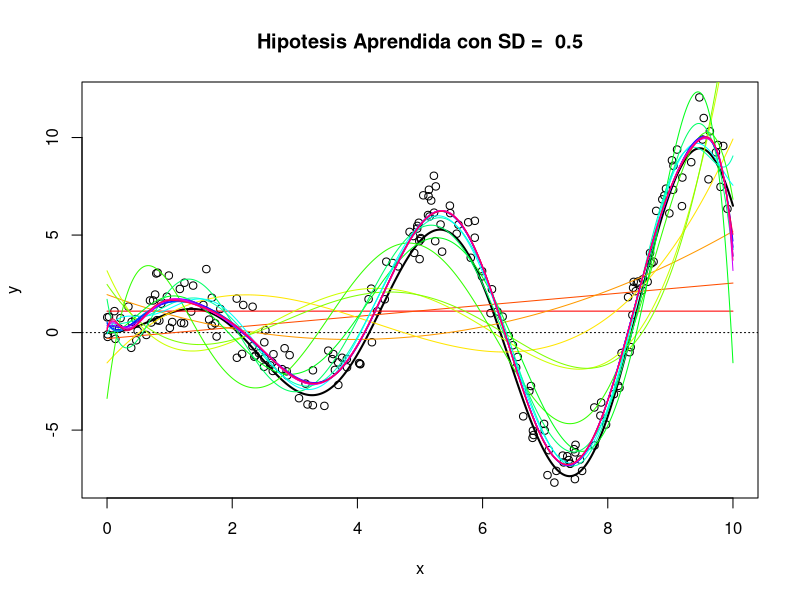
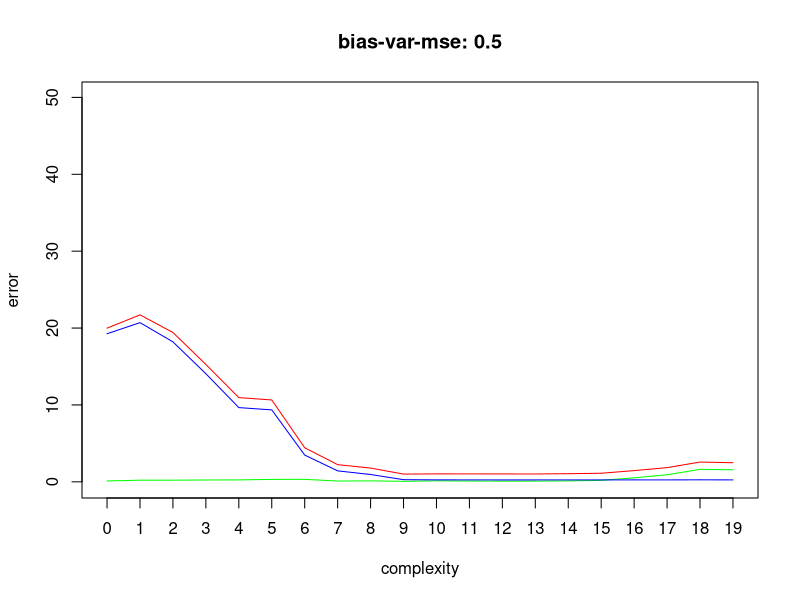

The R script that drew these images, in order:
##################################################################
# El objetivo de este script R es estudiar la descomposicion del
# error de un algoritmo de aprendizaje. Para eso vamos a plantear
# un problema de regresion, generar datasets aleatorios y usar 
# regresion lineal como algoritmo de aprendizaje
##################################################################

##################################################################
## Funciones auxiliares
##################################################################

### Generar un dataset random de la form y = f(x) + eps
dataset <- function(f, min = 0, max = 1, size = 100, sd = 1) {
  x <- runif(size, min = min, max = max)
  eps <- rnorm(size,sd)
  y <- f(x) + eps
  data.frame(x, y)
}

### Generar una hipotesis de la forma y ~ a0 + a1 x + ... + ak x^k
poly_formula <- function(k) {
  if (k == 0) {
    as.formula("y ~ 1")
  } else {
    as.formula(paste("y ~ poly(x, degree = ", paste(k, ")")))
  }
}

### Definimos bias (sesgo) y el error considerado MSE (Minimum Square Error)
### y_hat es el estimador, y es el valor verdadero
fn_bias <- function(y_hat, y) { (mean(y_hat) - y)^2 }
fn_mse <- function(y_hat, y) { mean((y_hat - y)^2) }

##################################################################
# En esta primera parte vamos a ver que pasa cuando aplicamos un
# algoritmo al mismo dataset variando el conjunto de hipotesis H
##################################################################

set.seed(117)

### Fijamos el algoritmo (regresion lineal)
h.A <- glm
h.A_predict <- predict.glm

### Valores minimos y maximos de x
h.min <- 0
h.max <- 10

### Grilla para visualizacion
h.grid <- seq(h.min, h.max, by = 0.01)
h.grid_df <- data.frame(x = h.grid)

### Funcion f
h.f <- function(x) x*sin(1.5*x)

### Cantidad de elementos del dataset
h.size <- 200

### Generar valor: Ejecutamos el script para cada h.sd obteniendo la graficas para cada valor
h.sd <- 0.5
#h.sd <- 2
#h.sd <- 5


### Generar el dataset
h.df <- dataset(h.f, min = h.min, max = h.max, size = h.size, sd=h.sd)


### H esta definido por el grado de un polinomio (complejidad)
h.max_complexity <- 20

### Vector de colores para visualizacion
h.col <- rainbow(h.max_complexity)


### HS es una lista de conjuntos de hipotesis H_k, k = 1 ... max_complexity
### H_k esta definido por el grado k del polinomio (complejidad)
h.HS <- list()
for (k in seq(h.max_complexity)) {
  h.HS[[k]] = poly_formula(k-1)
}

### Aplicamos el algoritmo de aprendizaje A a cada conjunto H_k con el dataset df
### fit es la lista de hipotesis h_k retornada por A(H_k, df)
h.fit <- list()
for (k in seq(h.max_complexity)) {
  h.fit[[k]] = h.A(h.HS[[k]], data = h.df)
}

### Prediccion en la grilla (solo para visualizacion)
h.predgrid <- list()
for (k in seq(h.max_complexity)) {
  h.predgrid[[k]] <- h.A_predict(h.fit[[k]], newdata = h.grid_df)
}

### Plot de las hipotesis aprendidas
plot(y ~ x, h.df, xlim = c(h.min, h.max),main = paste("Hipotesis Aprendida con SD = ",h.sd))# plot de los puntos de df
abline(0, 0, lty = 3)                                 # eje x punteado
lines(h.grid, h.f(h.grid), col = 'black', lwd = 2)    # funcion f
for (k in seq(h.max_complexity)) {
  lines(h.grid, h.predgrid[[k]], col = h.col[k])      # hipotesis h_k evaluada en la grilla
}

 ##################################################################
 # Ahora estudiemos la descomposicion del error en sesgo y varianza
 # en un punto aleatorio (x0, y0) generado siguiendo la misma
 # distribucion que el (los) dataset(s)
 ##################################################################

 # Cantidad de datasets T_1 ... T_sims generados aleatoriamente
 h.sims <- 100
 
 #Punto (x0, y0)
  h.x0 <- runif(1, min = h.min, max = h.max)
  h.f0 <- h.f(h.x0)
  h.y0 <- h.f0 + rnorm(1,sd=h.sd)
  h.x0_df <- data.frame(x = h.x0)

 # # Generar T_1 ... T_sims de h.size elementos cada uno
   h.T <- list()
   for (s in seq(h.sims)) {
     h.T[[s]] <- dataset(h.f, min = h.min, max = h.max, size = h.size,sd=h.sd)
   }

  ### Para cada conjunto de hipotesis H_k ejecutar el algoritmo
  ### A en cada dataset T_s en { T_1 ... T_sims }, es decir: A(H_k, T_s)
  ### y evaluar la hipotesis resultante en x0
  h.T_fit <- list()   # T_fit[k][s] es A(H_k, T_s)
  h.T_pred <- list()  # T_pred[k][s] es T_fit[k][s](x0)
  for (k in seq(h.max_complexity)) {
    h.T_fit[[k]] <- list()
    h.T_pred[[k]] <- rep(0, h.sims)
  for (s in seq(h.sims)) {
      h.T_fit[[k]][[s]] <- h.A(h.HS[[k]], data = h.T[[s]])
  h.T_pred[[k]][s] <- h.A_predict(h.T_fit[[k]][[s]], newdata = h.x0_df)
 }
  }
 
 
##################################################################
# Ahora estudiemos la descomposicion del error en sesgo y varianza
# en un dataset aleatorio (X0, Y0) generado siguiendo la misma
# distribucion que el (los) dataset(s)
##################################################################

h.size <- 70

h.X0 <- runif(h.size, min = h.min, max = h.max)
h.F0 <- h.f(h.X0)
h.Y0 <- h.F0 + rnorm(h.size)
h.X0_df <- data.frame(x = h.X0)

### Evaluar A(H_k, T_s) en X0
for (k in seq(h.max_complexity)) {
  h.T_pred[[k]] <- matrix(0, nrow = h.sims, ncol = h.size)
  for (s in seq(h.sims)) {
    h.T_pred[[k]][s, ] <- h.A_predict(h.T_fit[[k]][[s]], newdata = h.X0_df)
  }
}



### Calcular bias, var y mse para cada x0 en X0
h.bias <- matrix(0, nrow = h.max_complexity, ncol = h.size)
h.var <- matrix(0, nrow = h.max_complexity, ncol = h.size)
h.mse <- matrix(0, nrow = h.max_complexity, ncol = h.size)
for (k in seq(h.max_complexity)) {
  for (i in seq(h.size)) {
    h.bias[k,i] <- fn_bias(h.T_pred[[k]][,i], h.F0[i])
    h.var[k,i] <- var(h.T_pred[[k]][,i])
    h.mse[k,i] <- fn_mse(h.T_pred[[k]][,i], h.Y0[i])
  }
}

### Plot de la media de bias, var y mse sobre X0
plot(apply(h.mse, 1, mean), type = 'l', ylim = c(-0.1, 50),
     col = 'red', xaxt = "n", main = paste('bias-var-mse:',h.sd), xlab = "complexity", ylab = "error")
axis(1, at = seq(h.max_complexity), labels = seq(0, h.max_complexity - 1))
lines(apply(h.var, 1, mean), col = 'green')
lines(apply(h.bias, 1, mean), col = 'blue')

##################################################################
##
##    CONCLUSIONES DEL EJERICIO EN PDF 
##
##################################################################


  